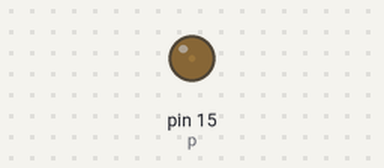
This program was run on a simulated Raspberry Pi (header pin numbers). Parts: output pins drawn as LEDs (lit = HIGH).

Above: at 0.05 s.
At 0.5 s:
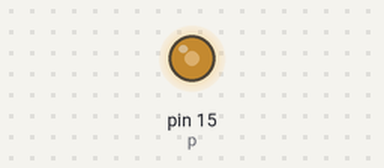
At 0.95 s:
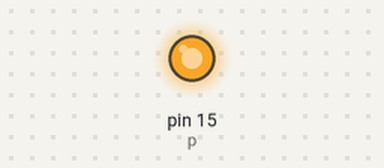
At 1.75 s:
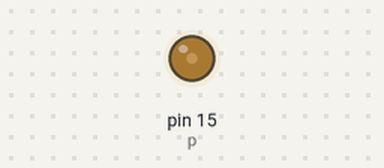
Timing chart, 0 to 4.7 s (numbered marks = the images above):
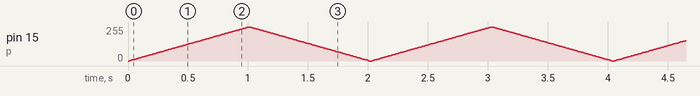

The program:

example-pwm.py
```python
#!/usr/bin/python
import time
import RPi.GPIO as GPIO
GPIO.setmode(GPIO.BOARD)
GPIO.setup(15, GPIO.OUT)

p = GPIO.PWM(15, 100)  # channel=12 frequency=100Hz
p.start(0)
try:
    while 1:
        for dc in range(0, 101, 1):
            p.ChangeDutyCycle(dc)
            time.sleep(0.01)
        for dc in range(100, -1, -1):
            p.ChangeDutyCycle(dc)
            time.sleep(0.01)
except KeyboardInterrupt:
    pass
p.stop()
GPIO.cleanup()
```
